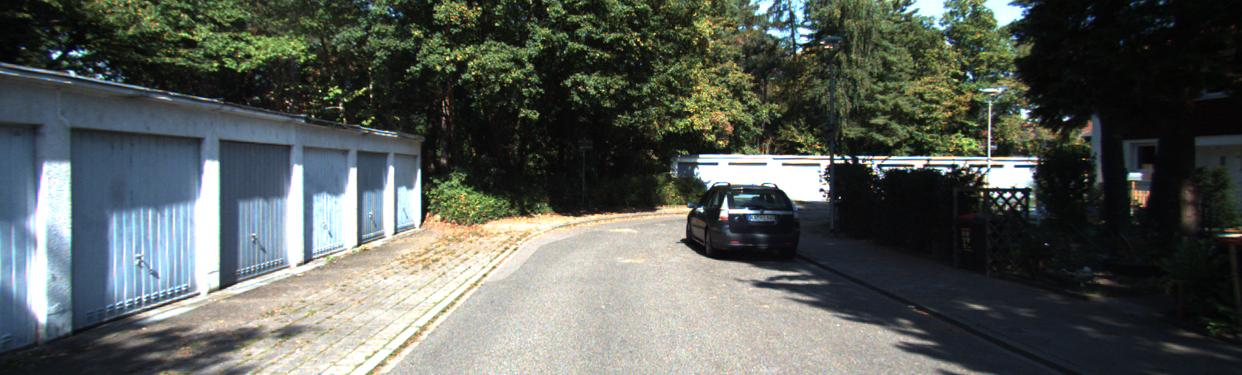
#> input picture A4/Soln/q2_images/000020_left.jpg, 1242 x 375 px
$ jupyter execute --allow-errors q2.ipynb   (shell and % lines are left out)   (older library calls are emulated)
#> lines starting #> are read from the running program, lines starting #| are printed output that depends on the picture
# Question 2

## Imports and Setups

[cell 1]
import cv2
import matplotlib.pyplot as plt
import numpy as np

[cell 2]
# Install a conda package in the current Jupyter kernel
# !conda install --yes --prefix {sys.prefix} matplotlib

## Constants

[cell 3]
# ==================== Constants ====================
OPENCV_ENABLE_NONFREE = True
IMAGE_DIR = "./q2_images/"
LEFT_IMAGE_NAME = "000020_left.jpg"
RIGHT_IMAGE_NAME = "000020_right.jpg"
OUT_DIR = "./out/q2/"
BOUNDING_BOX_FILE_NAME = "000020.txt"
ALL_CALIB_FILE_NAME = "000020_allcalib.txt"

### Parameters

#> (a cell that did not finish here is left out)

### Read Images

[cell 5]
# ==================== Images ====================
left_img = cv2.imread(IMAGE_DIR + LEFT_IMAGE_NAME, cv2.IMREAD_COLOR)
#> left_img is the input picture: shape (375, 1242, 3); mean B, G, R 88.1, 93, 88.1
right_img = cv2.imread(IMAGE_DIR + RIGHT_IMAGE_NAME, cv2.IMREAD_COLOR)
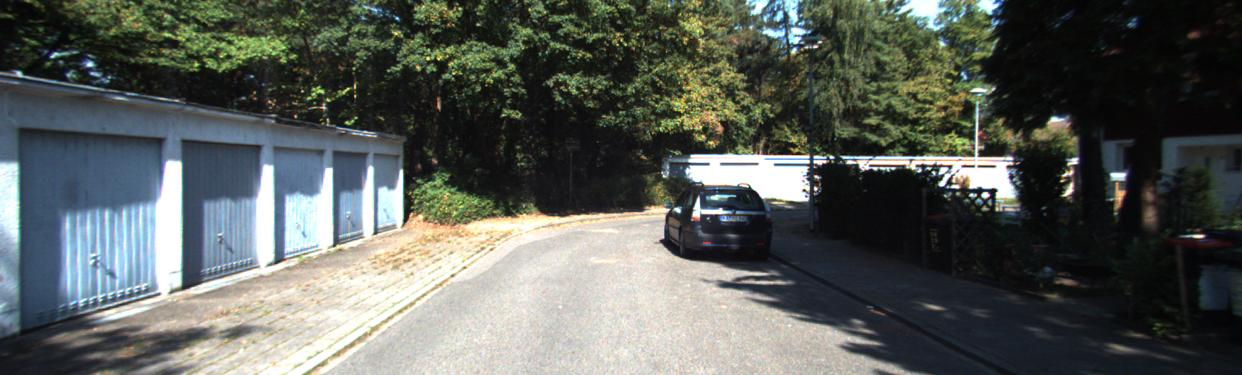
#> input picture A4/Soln/q2_images/000020_right.jpg, 1242 x 375 px
#> right_img is the input picture: shape (375, 1242, 3); mean B, G, R 89.2, 94.1, 89.4
left_gray_img = cv2.imread(IMAGE_DIR + LEFT_IMAGE_NAME, cv2.IMREAD_GRAYSCALE)
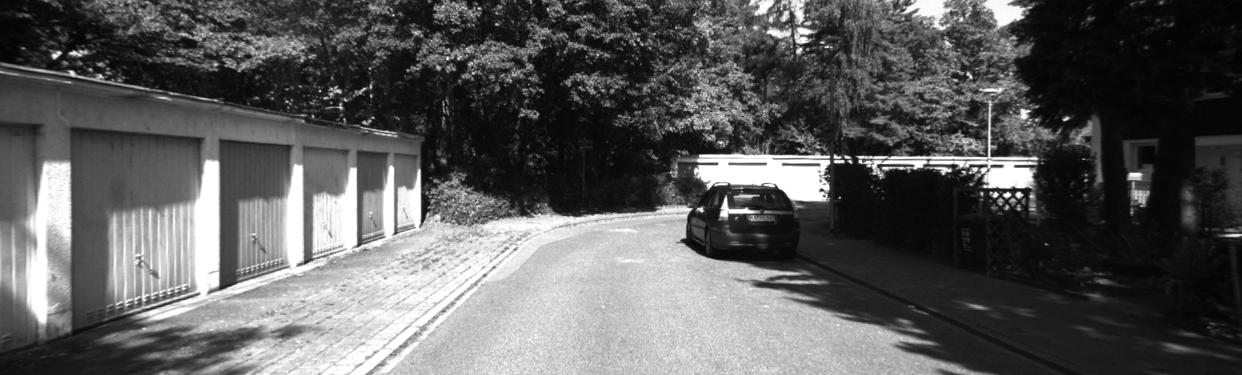
#> left_gray_img: shape (375, 1242); min 0, max 255, mean 91
right_gray_img = cv2.imread(IMAGE_DIR + RIGHT_IMAGE_NAME, cv2.IMREAD_GRAYSCALE)
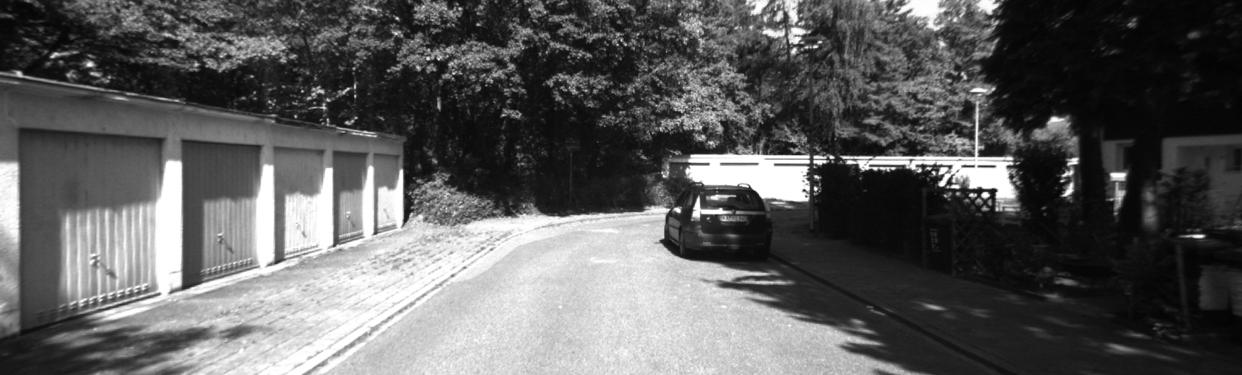
#> right_gray_img: shape (375, 1242); min 0, max 255, mean 92.2
left_copy = np.copy(left_img)
#> (the rest of this cell did not finish here and is left out)

## Image Experiments

[cell 6]
fig, axes = plt.subplots(nrows=2, ncols=2)
axes[0, 0].imshow(left_img)
axes[0, 1].imshow(right_img)
axes[1, 0].imshow(left_gray_img, cmap='gray')
axes[1, 1].imshow(right_gray_img, cmap='gray')
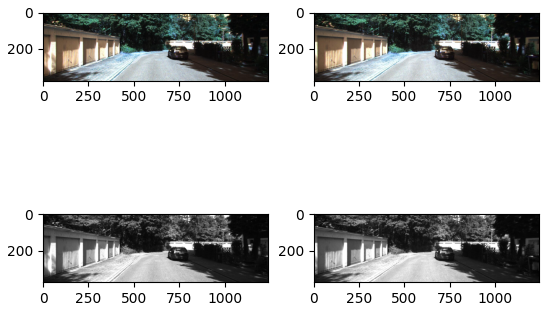
#> figure drawn by matplotlib, 4 panels; B, G, R data is drawn as R, G, B

#> (a cell that did not finish here is left out)

#> (a cell that did not finish here is left out)

[cell 9]
print(left_img.shape) # row, col, channel
#| (375, 1242, 3)
